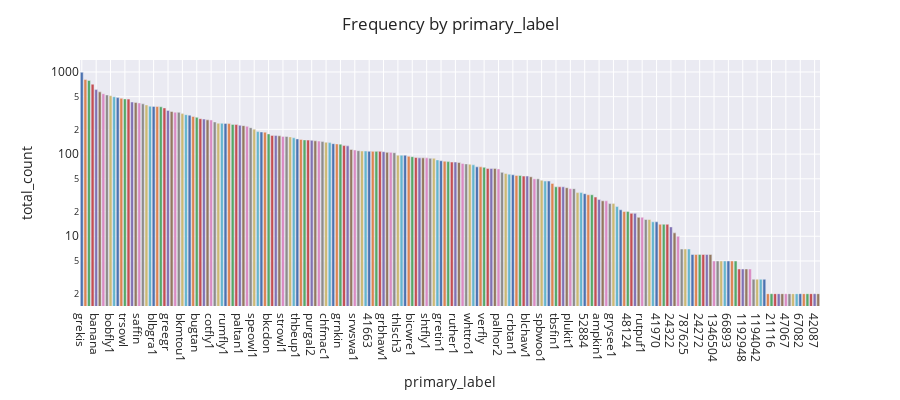

This figure's notebook cell:
### Code cell
def plot_class_distribution(df, plot_col='primary_label', title='primary_label frequency', height=400):
    total_counts = df[plot_col].value_counts().reset_index()
    total_counts.columns = [plot_col, 'total_count']
    fig = px.bar(total_counts, x=total_counts[plot_col], log_y=True, y=total_counts.total_count, template='seaborn',
    hover_data=[plot_col, 'total_count'], color=plot_col, height=height)
    fig.update_layout(title=title)
    fig.update_layout(showlegend=False)
    fig.update_xaxes(categoryorder='total descending')
    fig.show()

plot_class_distribution(df, plot_col='primary_label', title='Frequency by primary_label')
